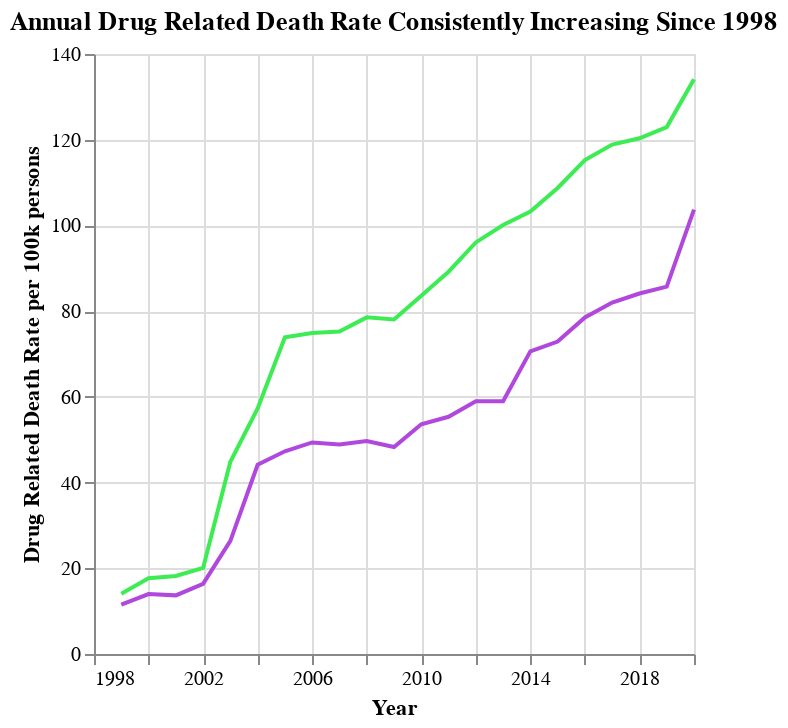

Notebook source saved alongside this figure:
### Markdown cell above
This project is about exploring if on the Native American reservations where tribal authorities
lack criminal jurisdiction to prosecute minor offenses, drug-related deaths are higher. We begin
with a general overview of the states where tribal authorities, as opposed to the state, have jurisdiction.
It is important to note the Indigenous American (or American Indain and Alaskan Native) population 
for each state. State's with smaller populations, have less weight in our analysis.

### Code cell
def ddr_years():
    df = group_all_years()

    chart_AIAN = alt.Chart(df).mark_line(color = "#b048dd").encode(
    x = alt.X('Year:Q', axis=alt.Axis(format='d')),
    y = alt.Y("drd_AIAN_p100k:Q",
                title = "Drug Related Death Rate per 100k persons"))
    
    chart_NON = alt.Chart(df).mark_line(color = "#3dec53").encode(
    x = alt.X('Year:Q', axis=alt.Axis(format='d')),
    y = alt.Y("drd_non_p100k:Q",
                title = ""))
    full = (chart_AIAN + chart_NON).properties(
        title = "Annual Drug Related Death Rate Consistently Increasing Since 1998")
    return full

# This source taught me to use transform fold to when plotting two variables:
#   https://stackoverflow.com/questions/60128774/adding-legend-to-layerd-chart-in-altair 

def ddr_years_fold():
    df = group_all_years().with_columns(pl.col('drd_AIAN_p100k').alias("AIAN"),
                                        pl.col('drd_non_p100k').alias("Non AIAN"))
    chart = alt.Chart(df).mark_line().transform_fold(
        fold=['AIAN', 'Non AIAN'], 
        as_=['Population', 'value']
    ).encode(
        x = alt.X('Year:Q', axis=alt.Axis(format='d')),
        y = alt.Y("value:Q", title = "Drug Related Death Rate per 100k persons"),
        color = alt.Color("Population:N", scale=alt.Scale(
            domain = ["AIAN", "Non AIAN"],
            range = ["#b048dd",  "#3dec53"]
            ))
                          
    ).properties(
        title = "Annual Drug Related Death Rate Consistently Increasing Since 1998")

    return chart

ddr_years()

### Figure 1 — Vega-Lite specification as saved in the notebook (floating-point values rounded to 4 significant figures)
{"config": {"view": {"continuousWidth": 300, "continuousHeight": 300}}, "layer": [{"mark": {"type": "line", "color": "#b048dd"}, "encoding": {"x": {"axis": {"format": "d"}, "field": "Year", "type": "quantitative"}, "y": {"field": "drd_AIAN_p100k", "title": "Drug Related Death Rate per 100k persons", "type": "quantitative"}}}, {"mark": {"type": "line", "color": "#3dec53"}, "encoding": {"x": {"axis": {"format": "d"}, "field": "Year", "type": "quantitative"}, "y": {"field": "drd_non_p100k", "title": "", "type": "quantitative"}}}], "data": {"name": "data-5fd0949221268dfec22c2566827668f2"}, "title": "Annual Drug Related Death Rate Consistently Increasing Since 1998", "$schema": "https://vega.github.io/schema/vega-lite/v5.20.1.json", "datasets": {"data-5fd0949221268dfec22c2566827668f2": [{"Year": 2019, "population_AIAN": 4288133, "deaths_AIAN": 3676, "pop_non_AIAN": 238350959, "deaths_non_AIAN": 293040, "drd_AIAN_p100k": 85.72, "drd_non_p100k": 122.9}, {"Year": 2011, "population_AIAN": 3898846, "deaths_AIAN": 2158, "pop_non_AIAN": 223967454, "deaths_non_AIAN": 199772, "drd_AIAN_p100k": 55.35, "drd_non_p100k": 89.2}, {"Year": 1999, "population_AIAN": 2610644, "deaths_AIAN": 301, "pop_non_AIAN": 198947093, "deaths_non_AIAN": 28017, "drd_AIAN_p100k": 11.53, "drd_non_p100k": 14.08}, {"Year": 2000, "population_AIAN": 2732297, "deaths_AIAN": 382, "pop_non_AIAN": 200724996, "deaths_non_AIAN": 35516, "drd_AIAN_p100k": 13.98, "drd_non_p100k": 17.69}, {"Year": 2003, "population_AIAN": 3009689, "deaths_AIAN": 794, "pop_non_AIAN": 207455713, "deaths_non_AIAN": 93020, "drd_AIAN_p100k": 26.38, "drd_non_p100k": 44.84}, {"Year": 2009, "population_AIAN": 3720219, "deaths_AIAN": 1797, "pop_non_AIAN": 220192719, "deaths_non_AIAN": 171855, "drd_AIAN_p100k": 48.3, "drd_non_p100k": 78.05}, {"Year": 2018, "population_AIAN": 4247559, "deaths_AIAN": 3573, "pop_non_AIAN": 237332962, "deaths_non_AIAN": 285578, "drd_AIAN_p100k": 84.12, "drd_non_p100k": 120.3}, {"Year": 2002, "population_AIAN": 2916839, "deaths_AIAN": 477, "pop_non_AIAN": 205551030, "deaths_non_AIAN": 41240, "drd_AIAN_p100k": 16.35, "drd_non_p100k": 20.06}, {"Year": 2005, "population_AIAN": 3215923, "deaths_AIAN": 1521, "pop_non_AIAN": 211621030, "deaths_non_AIAN": 156431, "drd_AIAN_p100k": 47.3, "drd_non_p100k": 73.92}, {"Year": 2010, "population_AIAN": 3825842, "deaths_AIAN": 2051, "pop_non_AIAN": 221685610, "deaths_non_AIAN": 185279, "drd_AIAN_p100k": 53.61, "drd_non_p100k": 83.58}, {"Year": 2015, "population_AIAN": 4104627, "deaths_AIAN": 2992, "pop_non_AIAN": 232222166, "deaths_non_AIAN": 252526, "drd_AIAN_p100k": 72.89, "drd_non_p100k": 108.7}, {"Year": 2012, "population_AIAN": 3943093, "deaths_AIAN": 2326, "pop_non_AIAN": 225859550, "deaths_non_AIAN": 216896, "drd_AIAN_p100k": 58.99, "drd_non_p100k": 96.03}, {"Year": 2016, "population_AIAN": 4152553, "deaths_AIAN": 3261, "pop_non_AIAN": 233814221, "deaths_non_AIAN": 269443, "drd_AIAN_p100k": 78.53, "drd_non_p100k": 115.2}, {"Year": 2001, "population_AIAN": 2828478, "deaths_AIAN": 387, "pop_non_AIAN": 203497821, "deaths_non_AIAN": 37044, "drd_AIAN_p100k": 13.68, "drd_non_p100k": 18.2}, {"Year": 2004, "population_AIAN": 3109257, "deaths_AIAN": 1373, "pop_non_AIAN": 209522580, "deaths_non_AIAN": 120072, "drd_AIAN_p100k": 44.16, "drd_non_p100k": 57.31}, {"Year": 2020, "population_AIAN": 4384966, "deaths_AIAN": 4546, "pop_non_AIAN": 239407590, "deaths_non_AIAN": 321103, "drd_AIAN_p100k": 103.7, "drd_non_p100k": 134.1}, {"Year": 2007, "population_AIAN": 3452547, "deaths_AIAN": 1688, "pop_non_AIAN": 215948885, "deaths_non_AIAN": 162523, "drd_AIAN_p100k": 48.89, "drd_non_p100k": 75.26}, {"Year": 2017, "population_AIAN": 4204175, "deaths_AIAN": 3447, "pop_non_AIAN": 235967388, "deaths_non_AIAN": 280470, "drd_AIAN_p100k": 81.99, "drd_non_p100k": 118.9}, {"Year": 2008, "population_AIAN": 3585479, "deaths_AIAN": 1782, "pop_non_AIAN": 218158257, "deaths_non_AIAN": 171359, "drd_AIAN_p100k": 49.7, "drd_non_p100k": 78.55}, {"Year": 2014, "population_AIAN": 4050671, "deaths_AIAN": 2861, "pop_non_AIAN": 230008624, "deaths_non_AIAN": 237459, "drd_AIAN_p100k": 70.63, "drd_non_p100k": 103.2}, {"Year": 2006, "population_AIAN": 3330034, "deaths_AIAN": 1644, "pop_non_AIAN": 213755444, "deaths_non_AIAN": 160115, "drd_AIAN_p100k": 49.37, "drd_non_p100k": 74.91}, {"Year": 2013, "population_AIAN": 3995407, "deaths_AIAN": 2357, "pop_non_AIAN": 227690650, "deaths_non_AIAN": 227883, "drd_AIAN_p100k": 58.99, "drd_non_p100k": 100.1}]}}
